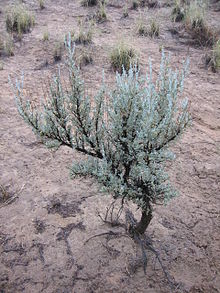
#> input picture sage.jpg, 220 x 293 px
$ python cascade.py
#> lines starting #> are read from the running program, lines starting #| are printed output that depends on the picture; after the words box and inside, x2 and y2 are one past the last pixel; in counts of white or black regions, pixels touching at a corner belong together
#!/usr/bin/env python3
import numpy
import cv2 as cv
import os
import urllib.request
face_cascade = cv.CascadeClassifier('./examples/data/cascade.xml');
img = cv.imread('sage.jpg');
#> img is the input picture: shape (293, 220, 3); mean B, G, R 137.8, 135.9, 144.2
gray = cv.cvtColor(img,cv.COLOR_BGR2GRAY);
faces = face_cascade.detectMultiScale(gray,1.3,5);
#> faces = 24 rows, first 6: [9, 8, 22, 22], [182, 10, 23, 23], [139, 10, 24, 24], [88, 77, 42, 42], [18, 99, 24, 24], [72, 155, 21, 21]
for(x,y,w,h) in faces:
    cv.rectangle(img,(x,y),(x+w,y+h),(255,0,0),2);
    roi_gray = gray[y:y+h, x:x+w];
    roi_color = img[y:y+h, x:x+w];
#> this loop made 24 passes
#> (x, y, w, h) on passes 1 to 12: (9, 8, 22, 22), (182, 10, 23, 23), (139, 10, 24, 24), (88, 77, 42, 42), (18, 99, 24, 24), (72, 155, 21, 21), (135, 167, 24, 24), (24, 183, 50, 50), (96, 208, 42, 42), (169, 195, 25, 25), (155, 211, 24, 24), (3, 222, 22, 22)
#> pass 1, `roi_gray = gray[y:y+h, x:x+w];`:
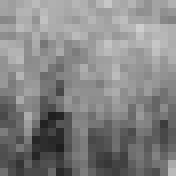
#> roi_gray: shape (22, 22) (shown 8 times larger); min 30, max 206, mean 131.5
#> pass 1, `roi_color = img[y:y+h, x:x+w];`:
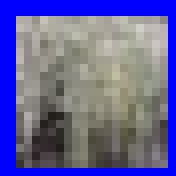
#> roi_color: shape (22, 22, 3) (shown 8 times larger); mean B, G, R 155.1, 97.6, 99.4
#> pass 2, `roi_gray = gray[y:y+h, x:x+w];`:
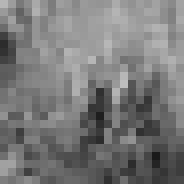
#> roi_gray: shape (23, 23) (shown 8 times larger); min 26, max 190, mean 120.9
#> pass 2, `roi_color = img[y:y+h, x:x+w];`:
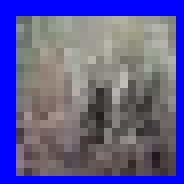
#> roi_color: shape (23, 23, 3) (shown 8 times larger); mean B, G, R 148.5, 90, 93.7
#> after the loop:
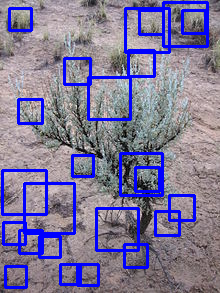
#> img: shape (293, 220, 3); 12.25% of pixels changed, all inside (x1, y1, x2, y2) = (1, 1, 209, 289)
cv.imshow('img',img);
cv.waitKey(0);
cv.destroyAllWindows();
exit();
#> (the program exits here)

$ run again, with COMP_0_0.jpg copied over sage.jpg
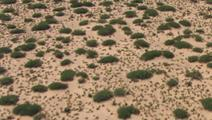
#> input picture COMP_0_0.jpg, 212 x 120 px
#> img is the input picture: shape (120, 212, 3); mean B, G, R 99.1, 126.5, 149.4
#> `gray = cv.cvtColor(img,cv.COLOR_BGR2GRAY);`:
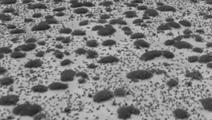
#> gray: shape (120, 212); min 23, max 208, mean 130.2
#> faces = 16 rows, first 6: [13, 7, 22, 22], [165, 2, 22, 22], [36, 6, 22, 22], [173, 13, 26, 26], [13, 32, 20, 20], [171, 61, 22, 22]
#> the loop `for(x,y,w,h) in faces:` made 16 passes
#> after the loop `for(x,y,w,h) in faces:`:
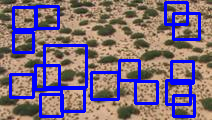
#> img: shape (120, 212, 3); 16.68% of pixels changed, all inside (x1, y1, x2, y2) = (9, 1, 201, 118)

$ run again, with COMP_0_115.jpg copied over sage.jpg
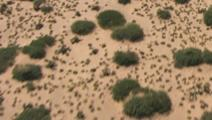
#> input picture COMP_0_115.jpg, 212 x 120 px
#> img is the input picture: shape (120, 212, 3); mean B, G, R 99.3, 129.5, 155.6
#> `gray = cv.cvtColor(img,cv.COLOR_BGR2GRAY);`:
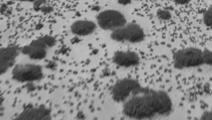
#> gray: shape (120, 212); min 32, max 204, mean 133.9
#> faces = [[19, 15, 23, 23], [76, 2, 22, 22], [165, 25, 23, 23], [122, 12, 22, 22], [41, 25, 37, 37], [97, 71, 27, 27], [189, 91, 20, 20], [130, 14, 42, 42], [84, 26, 40, 40], [6, 31, 44, 44], [32, 67, 47, 47], [130, 9, 57, 57]]
#> the loop `for(x,y,w,h) in faces:` made 12 passes
#> after the loop `for(x,y,w,h) in faces:`:
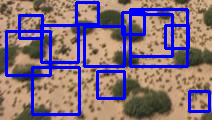
#> img: shape (120, 212, 3); 17.38% of pixels changed, all inside (x1, y1, x2, y2) = (5, 1, 211, 116)

$ run again, with COMP_212_0.jpg copied over sage.jpg
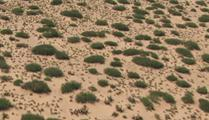
#> input picture COMP_212_0.jpg, 209 x 120 px
#> img is the input picture: shape (120, 209, 3); mean B, G, R 98.6, 128.4, 151.6
#> `gray = cv.cvtColor(img,cv.COLOR_BGR2GRAY);`:
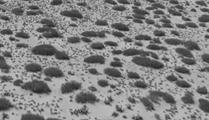
#> gray: shape (120, 209); min 29, max 207, mean 131.9
#> faces = 21 rows, first 6: [49, 9, 21, 21], [9, 13, 21, 21], [89, 11, 22, 22], [3, 18, 25, 25], [22, 27, 22, 22], [138, 24, 22, 22]
#> the loop `for(x,y,w,h) in faces:` made 21 passes
#> after the loop `for(x,y,w,h) in faces:`:
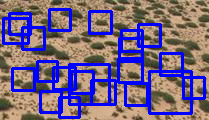
#> img: shape (120, 209, 3); mean B, G, R 132.4, 101, 119.3
